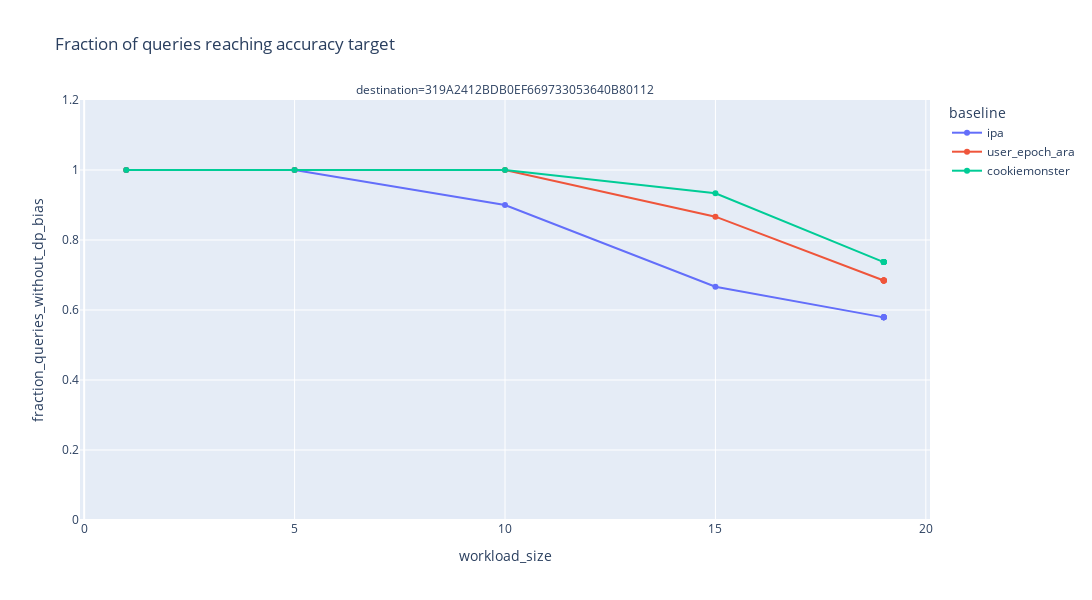
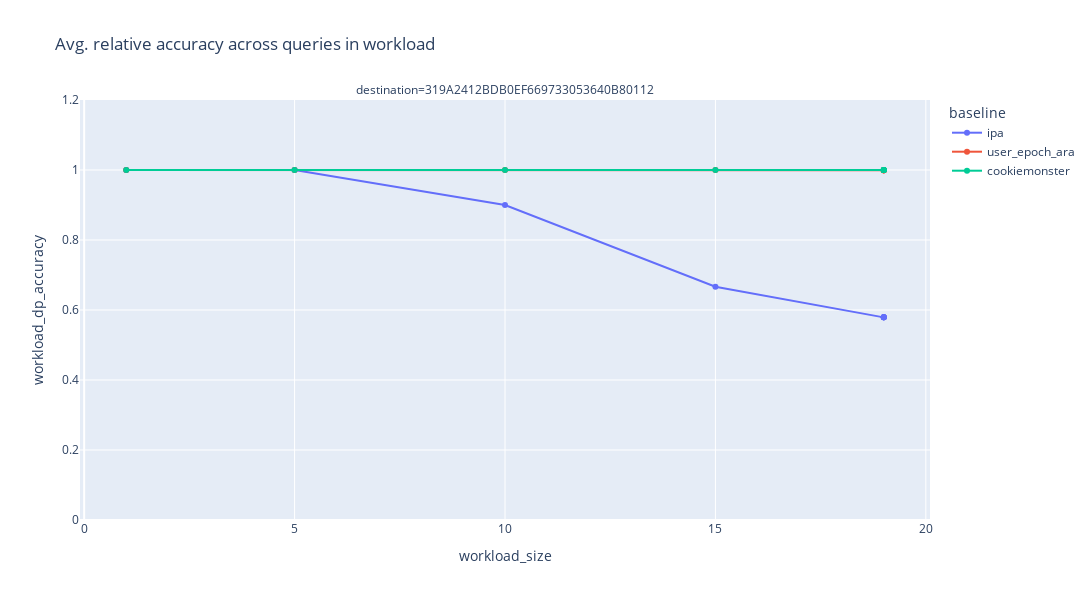
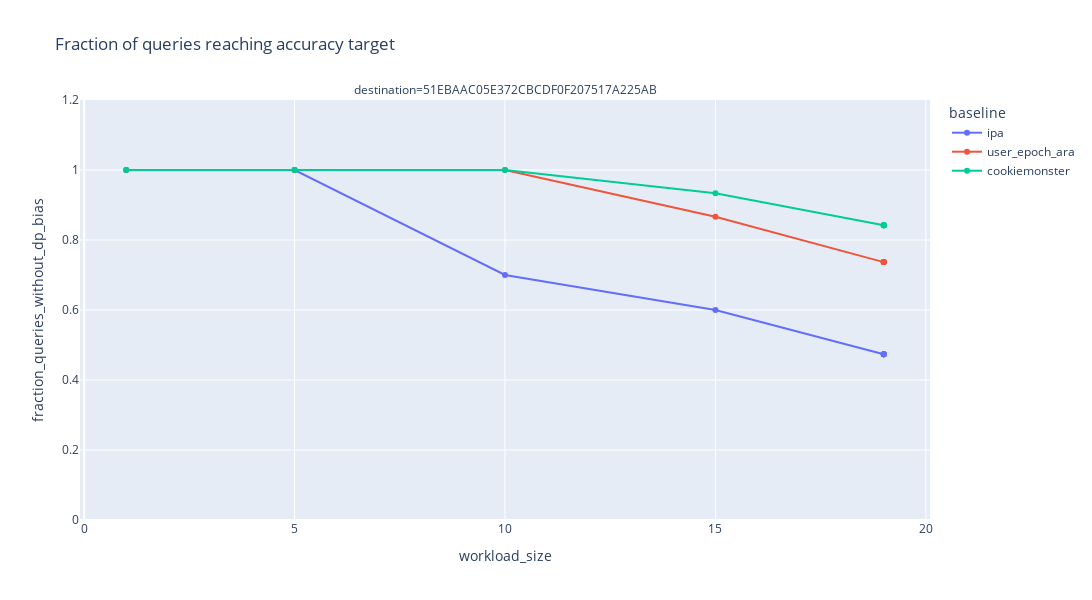
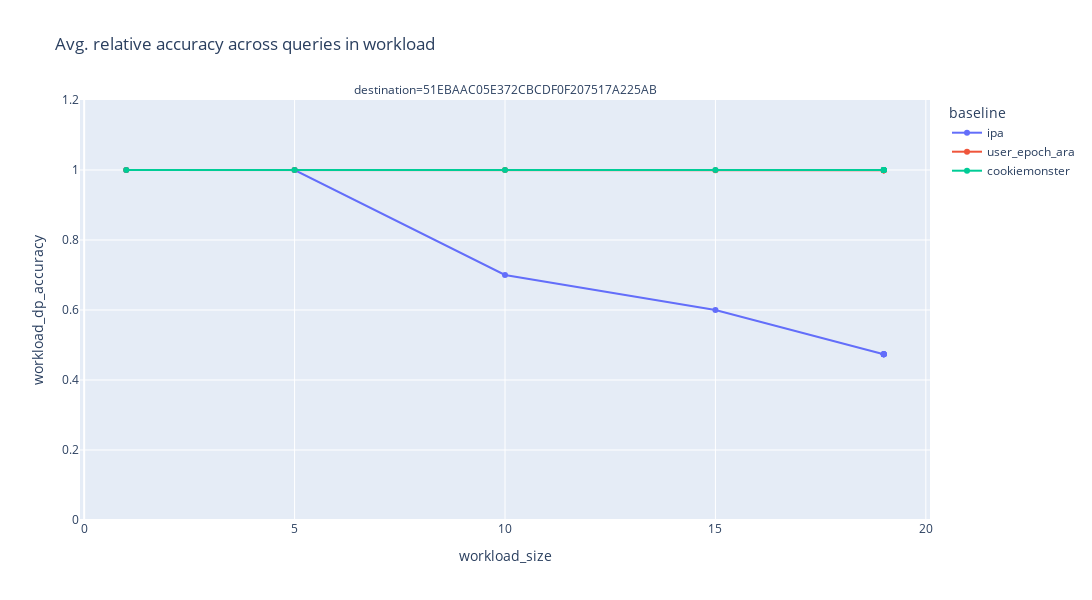

The notebook cell saved with these charts, in order:
### Code cell
path = "ray/criteo/bias_varying_workload_size"
df = analyze_results(path, "bias", parallelize=False)
for destination in df.groupby(['destination']).destination.unique():
    advertiser = df[df['destination'].isin(destination)]
    plot_accuracy(advertiser, save_dir="large")

### Figure 1 — Plotly figure (JSON) as saved in the notebook; plotly's stock layout.template omitted (floating-point values rounded to 4 significant figures)
{"data": [{"hovertemplate": "baseline=ipa<br>destination=319A2412BDB0EF669733053640B80112<br>workload_size=%{x}<br>fraction_queries_without_dp_bias=%{y}<extra></extra>", "legendgroup": "ipa", "line": {"color": "#636efa", "dash": "solid"}, "marker": {"symbol": "circle"}, "mode": "lines+markers", "name": "ipa", "orientation": "v", "showlegend": true, "type": "scatter", "x": [1, 5, 10, 15, 19, 19, 19, 19, 19, 19], "xaxis": "x", "y": [1, 1, 0.9, 0.6667, 0.5789, 0.5789, 0.5789, 0.5789, 0.5789, 0.5789], "yaxis": "y"}, {"hovertemplate": "baseline=user_epoch_ara<br>destination=319A2412BDB0EF669733053640B80112<br>workload_size=%{x}<br>fraction_queries_without_dp_bias=%{y}<extra></extra>", "legendgroup": "user_epoch_ara", "line": {"color": "#EF553B", "dash": "solid"}, "marker": {"symbol": "circle"}, "mode": "lines+markers", "name": "user_epoch_ara", "orientation": "v", "showlegend": true, "type": "scatter", "x": [1, 5, 10, 15, 19, 19, 19, 19, 19, 19], "xaxis": "x", "y": [1, 1, 1, 0.8667, 0.6842, 0.6842, 0.6842, 0.6842, 0.6842, 0.6842], "yaxis": "y"}, {"hovertemplate": "baseline=cookiemonster<br>destination=319A2412BDB0EF669733053640B80112<br>workload_size=%{x}<br>fraction_queries_without_dp_bias=%{y}<extra></extra>", "legendgroup": "cookiemonster", "line": {"color": "#00cc96", "dash": "solid"}, "marker": {"symbol": "circle"}, "mode": "lines+markers", "name": "cookiemonster", "orientation": "v", "showlegend": true, "type": "scatter", "x": [1, 5, 10, 15, 19, 19, 19, 19, 19, 19], "xaxis": "x", "y": [1, 1, 1, 0.9333, 0.7368, 0.7368, 0.7368, 0.7368, 0.7368, 0.7368], "yaxis": "y"}], "layout": {"annotations": [{"showarrow": false, "text": "destination=319A2412BDB0EF669733053640B80112", "x": 0.5, "xanchor": "center", "xref": "paper", "y": 1, "yanchor": "bottom", "yref": "paper"}], "height": 600, "legend": {"title": {"text": "baseline"}, "tracegroupgap": 0}, "title": {"text": "Fraction of queries reaching accuracy target"}, "width": 1100, "xaxis": {"anchor": "y", "domain": [0, 1], "title": {"text": "workload_size"}}, "yaxis": {"anchor": "x", "domain": [0, 1], "range": [0, 1.2], "title": {"text": "fraction_queries_without_dp_bias"}}}}

### Figure 2 — Plotly figure (JSON) as saved in the notebook; plotly's stock layout.template omitted (floating-point values rounded to 4 significant figures)
{"data": [{"hovertemplate": "baseline=ipa<br>destination=319A2412BDB0EF669733053640B80112<br>workload_size=%{x}<br>workload_dp_accuracy=%{y}<extra></extra>", "legendgroup": "ipa", "line": {"color": "#636efa", "dash": "solid"}, "marker": {"symbol": "circle"}, "mode": "lines+markers", "name": "ipa", "orientation": "v", "showlegend": true, "type": "scatter", "x": [1, 5, 10, 15, 19, 19, 19, 19, 19, 19], "xaxis": "x", "y": [1, 1, 0.9, 0.6667, 0.5789, 0.5789, 0.5789, 0.5789, 0.5789, 0.5789], "yaxis": "y"}, {"hovertemplate": "baseline=user_epoch_ara<br>destination=319A2412BDB0EF669733053640B80112<br>workload_size=%{x}<br>workload_dp_accuracy=%{y}<extra></extra>", "legendgroup": "user_epoch_ara", "line": {"color": "#EF553B", "dash": "solid"}, "marker": {"symbol": "circle"}, "mode": "lines+markers", "name": "user_epoch_ara", "orientation": "v", "showlegend": true, "type": "scatter", "x": [1, 5, 10, 15, 19, 19, 19, 19, 19, 19], "xaxis": "x", "y": [1, 1, 1, 0.9998, 0.9995, 0.9995, 0.9995, 0.9995, 0.9995, 0.9995], "yaxis": "y"}, {"hovertemplate": "baseline=cookiemonster<br>destination=319A2412BDB0EF669733053640B80112<br>workload_size=%{x}<br>workload_dp_accuracy=%{y}<extra></extra>", "legendgroup": "cookiemonster", "line": {"color": "#00cc96", "dash": "solid"}, "marker": {"symbol": "circle"}, "mode": "lines+markers", "name": "cookiemonster", "orientation": "v", "showlegend": true, "type": "scatter", "x": [1, 5, 10, 15, 19, 19, 19, 19, 19, 19], "xaxis": "x", "y": [1, 1, 1, 1.0, 0.9996, 0.9996, 0.9996, 0.9996, 0.9996, 0.9996], "yaxis": "y"}], "layout": {"annotations": [{"showarrow": false, "text": "destination=319A2412BDB0EF669733053640B80112", "x": 0.5, "xanchor": "center", "xref": "paper", "y": 1, "yanchor": "bottom", "yref": "paper"}], "height": 600, "legend": {"title": {"text": "baseline"}, "tracegroupgap": 0}, "title": {"text": "Avg. relative accuracy across queries in workload"}, "width": 1100, "xaxis": {"anchor": "y", "domain": [0, 1], "title": {"text": "workload_size"}}, "yaxis": {"anchor": "x", "domain": [0, 1], "range": [0, 1.2], "title": {"text": "workload_dp_accuracy"}}}}

### Figure 3 — Plotly figure (JSON) as saved in the notebook; plotly's stock layout.template omitted (floating-point values rounded to 4 significant figures)
{"data": [{"hovertemplate": "baseline=ipa<br>destination=51EBAAC05E372CBCDF0F207517A225AB<br>workload_size=%{x}<br>fraction_queries_without_dp_bias=%{y}<extra></extra>", "legendgroup": "ipa", "line": {"color": "#636efa", "dash": "solid"}, "marker": {"symbol": "circle"}, "mode": "lines+markers", "name": "ipa", "orientation": "v", "showlegend": true, "type": "scatter", "x": [1, 5, 10, 15, 19, 19, 19, 19, 19, 19], "xaxis": "x", "y": [1, 1, 0.7, 0.6, 0.4737, 0.4737, 0.4737, 0.4737, 0.4737, 0.4737], "yaxis": "y"}, {"hovertemplate": "baseline=user_epoch_ara<br>destination=51EBAAC05E372CBCDF0F207517A225AB<br>workload_size=%{x}<br>fraction_queries_without_dp_bias=%{y}<extra></extra>", "legendgroup": "user_epoch_ara", "line": {"color": "#EF553B", "dash": "solid"}, "marker": {"symbol": "circle"}, "mode": "lines+markers", "name": "user_epoch_ara", "orientation": "v", "showlegend": true, "type": "scatter", "x": [1, 5, 10, 15, 19, 19, 19, 19, 19, 19], "xaxis": "x", "y": [1, 1, 1, 0.8667, 0.7368, 0.7368, 0.7368, 0.7368, 0.7368, 0.7368], "yaxis": "y"}, {"hovertemplate": "baseline=cookiemonster<br>destination=51EBAAC05E372CBCDF0F207517A225AB<br>workload_size=%{x}<br>fraction_queries_without_dp_bias=%{y}<extra></extra>", "legendgroup": "cookiemonster", "line": {"color": "#00cc96", "dash": "solid"}, "marker": {"symbol": "circle"}, "mode": "lines+markers", "name": "cookiemonster", "orientation": "v", "showlegend": true, "type": "scatter", "x": [1, 5, 10, 15, 19, 19, 19, 19, 19, 19], "xaxis": "x", "y": [1, 1, 1, 0.9333, 0.8421, 0.8421, 0.8421, 0.8421, 0.8421, 0.8421], "yaxis": "y"}], "layout": {"annotations": [{"showarrow": false, "text": "destination=51EBAAC05E372CBCDF0F207517A225AB", "x": 0.5, "xanchor": "center", "xref": "paper", "y": 1, "yanchor": "bottom", "yref": "paper"}], "height": 600, "legend": {"title": {"text": "baseline"}, "tracegroupgap": 0}, "title": {"text": "Fraction of queries reaching accuracy target"}, "width": 1100, "xaxis": {"anchor": "y", "domain": [0, 1], "title": {"text": "workload_size"}}, "yaxis": {"anchor": "x", "domain": [0, 1], "range": [0, 1.2], "title": {"text": "fraction_queries_without_dp_bias"}}}}

### Figure 4 — Plotly figure (JSON) as saved in the notebook; plotly's stock layout.template omitted (floating-point values rounded to 4 significant figures)
{"data": [{"hovertemplate": "baseline=ipa<br>destination=51EBAAC05E372CBCDF0F207517A225AB<br>workload_size=%{x}<br>workload_dp_accuracy=%{y}<extra></extra>", "legendgroup": "ipa", "line": {"color": "#636efa", "dash": "solid"}, "marker": {"symbol": "circle"}, "mode": "lines+markers", "name": "ipa", "orientation": "v", "showlegend": true, "type": "scatter", "x": [1, 5, 10, 15, 19, 19, 19, 19, 19, 19], "xaxis": "x", "y": [1, 1, 0.7, 0.6, 0.4737, 0.4737, 0.4737, 0.4737, 0.4737, 0.4737], "yaxis": "y"}, {"hovertemplate": "baseline=user_epoch_ara<br>destination=51EBAAC05E372CBCDF0F207517A225AB<br>workload_size=%{x}<br>workload_dp_accuracy=%{y}<extra></extra>", "legendgroup": "user_epoch_ara", "line": {"color": "#EF553B", "dash": "solid"}, "marker": {"symbol": "circle"}, "mode": "lines+markers", "name": "user_epoch_ara", "orientation": "v", "showlegend": true, "type": "scatter", "x": [1, 5, 10, 15, 19, 19, 19, 19, 19, 19], "xaxis": "x", "y": [1, 1, 1, 0.9995, 0.9994, 0.9994, 0.9994, 0.9994, 0.9994, 0.9994], "yaxis": "y"}, {"hovertemplate": "baseline=cookiemonster<br>destination=51EBAAC05E372CBCDF0F207517A225AB<br>workload_size=%{x}<br>workload_dp_accuracy=%{y}<extra></extra>", "legendgroup": "cookiemonster", "line": {"color": "#00cc96", "dash": "solid"}, "marker": {"symbol": "circle"}, "mode": "lines+markers", "name": "cookiemonster", "orientation": "v", "showlegend": true, "type": "scatter", "x": [1, 5, 10, 15, 19, 19, 19, 19, 19, 19], "xaxis": "x", "y": [1, 1, 1, 0.9998, 0.9998, 0.9998, 0.9998, 0.9998, 0.9998, 0.9998], "yaxis": "y"}], "layout": {"annotations": [{"showarrow": false, "text": "destination=51EBAAC05E372CBCDF0F207517A225AB", "x": 0.5, "xanchor": "center", "xref": "paper", "y": 1, "yanchor": "bottom", "yref": "paper"}], "height": 600, "legend": {"title": {"text": "baseline"}, "tracegroupgap": 0}, "title": {"text": "Avg. relative accuracy across queries in workload"}, "width": 1100, "xaxis": {"anchor": "y", "domain": [0, 1], "title": {"text": "workload_size"}}, "yaxis": {"anchor": "x", "domain": [0, 1], "range": [0, 1.2], "title": {"text": "workload_dp_accuracy"}}}}
